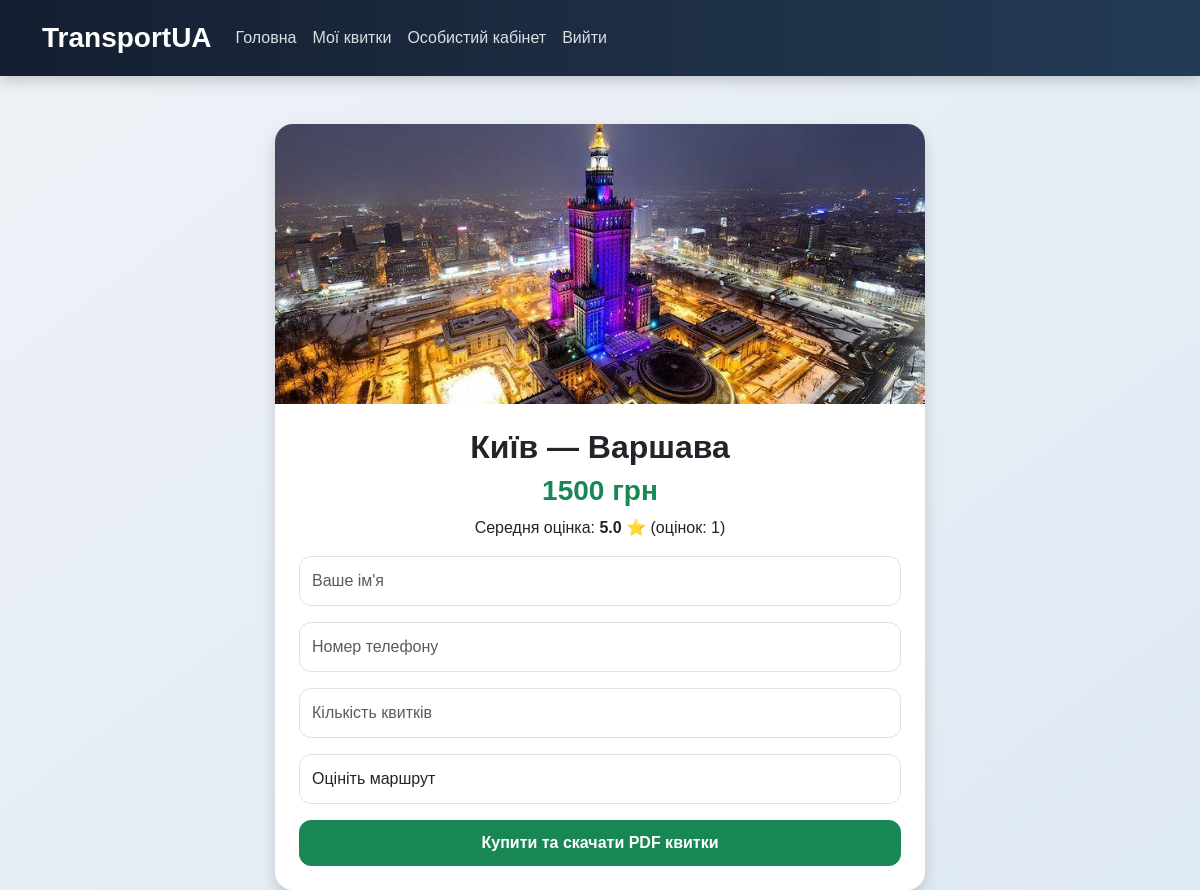
/blog/buy/1/ (signed in), run on the app's committed database.
### blog/models.py (models this page shows, shortened)
class Route(models.Model):
    from_city = models.CharField(max_length=100)
    to_city = models.CharField(max_length=100)
    price = models.IntegerField()
    image = models.CharField(max_length=100)

### blog/views.py (the view, shortened to what this page needs)
# urls.py: path('buy/<int:route_id>/', views.buy_ticket, name='buy_ticket'),
def buy_ticket(request, route_id):
    if not request.user.is_authenticated:
        return render(request, "blog/need_register.html")
    route = get_object_or_404(Route, id=route_id)
    ratings = Rating.objects.filter(route=route)
    average_rating = 0
    if ratings.exists():
        total = sum(rating.value for rating in ratings)
        average_rating = round(total / ratings.count(), 1)
    return render(request, "blog/buy_ticket.html", {
        "route": route,
        "average_rating": average_rating,
        "ratings_count": ratings.count()
    })

### blog/templates/blog/buy_ticket.html (shortened to what this page needs)
{% extends 'blog/base.html' %}
{% load static %}
{% block content %}
<div class="container mt-5">
    <div class="card shadow mx-auto" style="max-width: 650px;">
        <img src="{% static 'blog/images/' %}{{ route.image }}"
             class="card-img-top"
             alt="{{ route.to_city }}"
             style="height: 280px; object-fit: cover;">
        <div class="card-body">
            <h2 class="text-center">
                {{ route.from_city }} — {{ route.to_city }}
            </h2>
            <h3 class="text-success text-center">
                {{ route.price }} грн
            </h3>
            <p class="text-center">
                Середня оцінка:
                <b>{{ average_rating }}</b> ⭐
                (оцінок: {{ ratings_count }})
            </p>
            <form method="post">
                <input type="text"
                       name="name"
                       class="form-control mb-3"
                       placeholder="Ваше ім'я"
                       required>
                <input type="text"
                       name="phone"
                       class="form-control mb-3"
                       placeholder="Номер телефону"
                       required>
                <input type="number"
       name="count"
       class="form-control mb-3"
       placeholder="Кількість квитків"
       min="1"
       max="10"
       required>
                <select name="rating" class="form-control mb-3">
                    <option value="">Оцініть маршрут</option>
                </select>
                <button class="btn btn-success w-100">
                    Купити та скачати PDF квитки
                </button>
            </form>
        </div>
    </div>
</div>
{% endblock %}

### blog/templates/blog/base.html (style rules this page uses)
body { background: linear-gradient(to bottom right, #eef2f7, #dfe9f3); font-family: Arial, sans-serif; min-height: 100vh; }
.card { border: none; border-radius: 18px; overflow: hidden; transition: 0.3s; box-shadow: 0 6px 20px rgba(0,0,0,0.08); }
.card-body { padding: 24px; }
.btn { border-radius: 12px; font-weight: 600; padding: 10px 18px; }
.form-control { border-radius: 12px; padding: 12px; }
h1, h2, h3, h4 { font-weight: bold; }
.container { animation: fadeIn 0.4s ease; }

### data on the page
Route: image (picture), from_city "Київ", to_city "Варшава", price "1500"

### other printed values
{{ average_rating }} "5.0"
{{ ratings_count }} "1"
